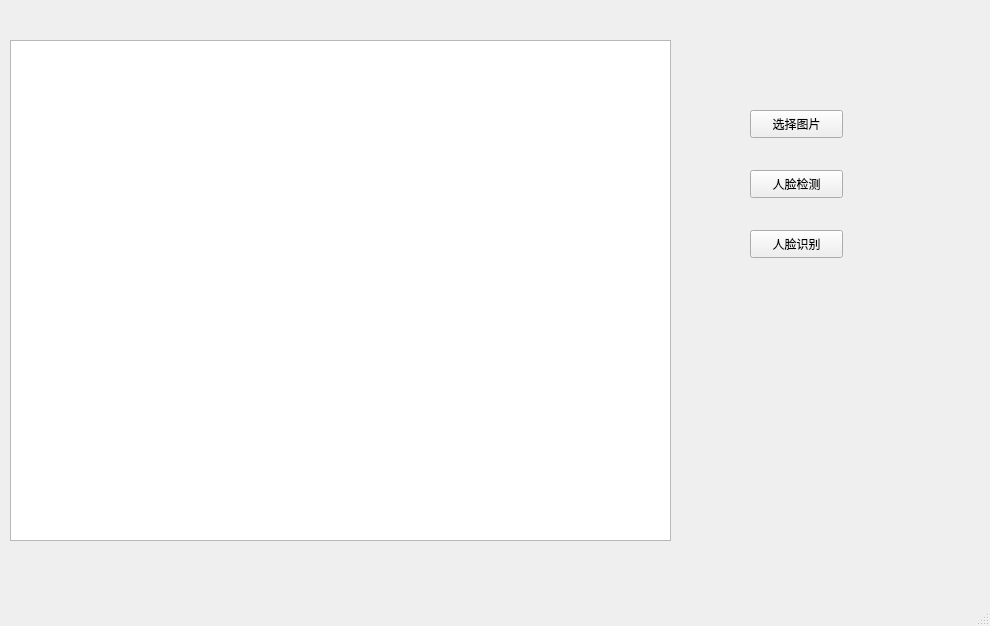
<?xml version="1.0" encoding="UTF-8"?>
<ui version="4.0">
 <class>MainWindow</class>
 <widget class="QMainWindow" name="MainWindow">
  <property name="geometry">
   <rect>
    <x>0</x>
    <y>0</y>
    <width>990</width>
    <height>626</height>
   </rect>
  </property>
  <property name="windowTitle">
   <string>MainWindow</string>
  </property>
  <widget class="QWidget" name="centralwidget">
   <widget class="QTextBrowser" name="textBrowser">
    <property name="geometry">
     <rect>
      <x>10</x>
      <y>40</y>
      <width>661</width>
      <height>501</height>
     </rect>
    </property>
   </widget>
   <widget class="QPushButton" name="pushButton">
    <property name="geometry">
     <rect>
      <x>750</x>
      <y>110</y>
      <width>93</width>
      <height>28</height>
     </rect>
    </property>
    <property name="text">
     <string>选择图片</string>
    </property>
   </widget>
   <widget class="QPushButton" name="pushButton_2">
    <property name="geometry">
     <rect>
      <x>750</x>
      <y>170</y>
      <width>93</width>
      <height>28</height>
     </rect>
    </property>
    <property name="text">
     <string>人脸检测</string>
    </property>
   </widget>
   <widget class="QPushButton" name="pushButton_3">
    <property name="geometry">
     <rect>
      <x>750</x>
      <y>230</y>
      <width>93</width>
      <height>28</height>
     </rect>
    </property>
    <property name="text">
     <string>人脸识别</string>
    </property>
   </widget>
  </widget>
  <widget class="QMenuBar" name="menubar">
   <property name="geometry">
    <rect>
     <x>0</x>
     <y>0</y>
     <width>990</width>
     <height>26</height>
    </rect>
   </property>
  </widget>
  <widget class="QStatusBar" name="statusbar"/>
 </widget>
 <resources/>
 <connections/>
</ui>
